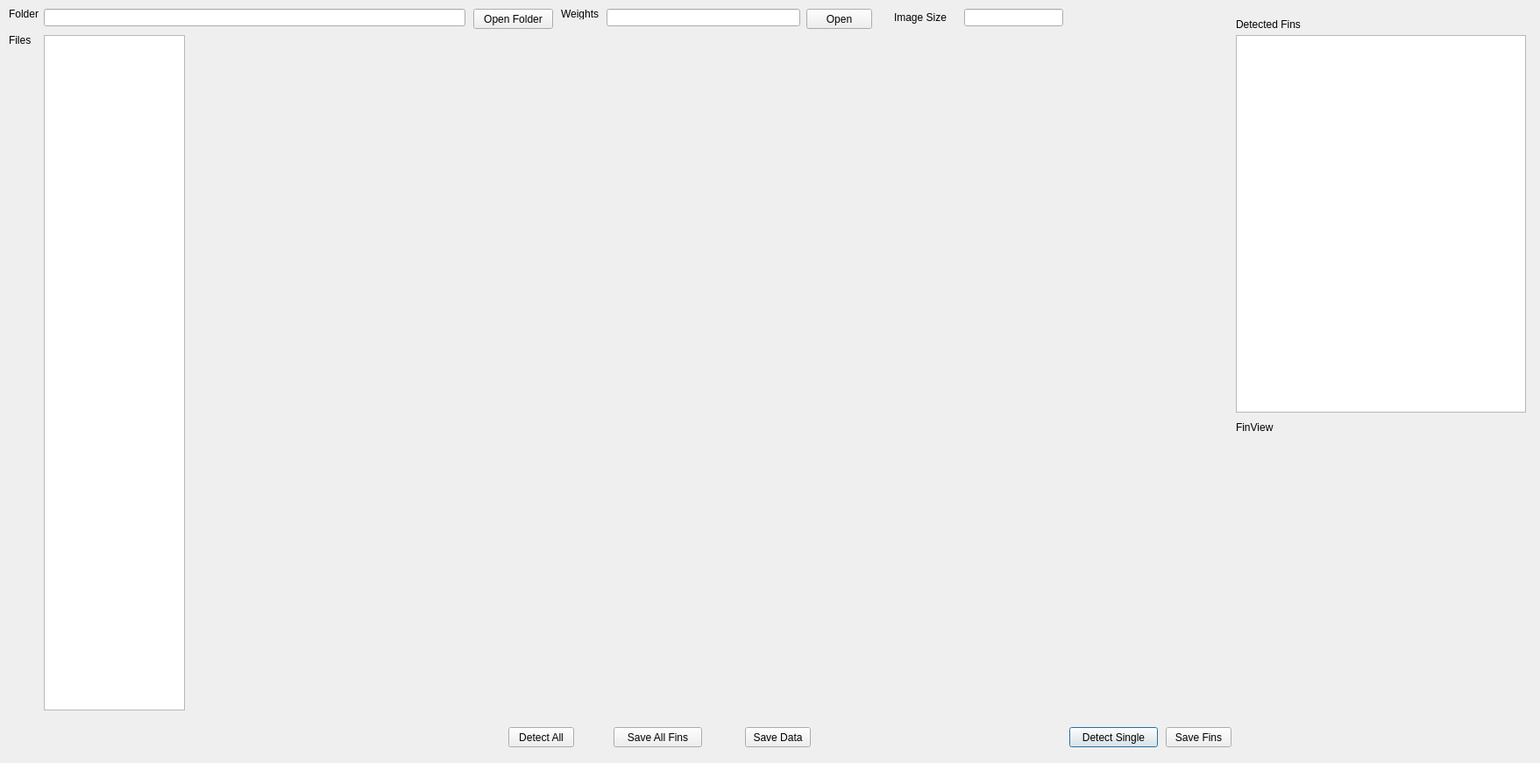
<?xml version="1.0" encoding="UTF-8"?>
<ui version="4.0">
 <class>DolfinDetector</class>
 <widget class="QDialog" name="DolfinDetector">
  <property name="geometry">
   <rect>
    <x>0</x>
    <y>0</y>
    <width>1757</width>
    <height>871</height>
   </rect>
  </property>
  <property name="windowTitle">
   <string>DolfinDetector</string>
  </property>
  <widget class="QPushButton" name="btnDetectSingle">
   <property name="geometry">
    <rect>
     <x>1220</x>
     <y>830</y>
     <width>101</width>
     <height>23</height>
    </rect>
   </property>
   <property name="text">
    <string>Detect Single</string>
   </property>
  </widget>
  <widget class="QLineEdit" name="lineEdit">
   <property name="geometry">
    <rect>
     <x>50</x>
     <y>10</y>
     <width>481</width>
     <height>20</height>
    </rect>
   </property>
  </widget>
  <widget class="QPushButton" name="btnOpenFolder">
   <property name="geometry">
    <rect>
     <x>540</x>
     <y>10</y>
     <width>91</width>
     <height>23</height>
    </rect>
   </property>
   <property name="text">
    <string>Open Folder</string>
   </property>
  </widget>
  <widget class="QLabel" name="lblMainView">
   <property name="geometry">
    <rect>
     <x>230</x>
     <y>40</y>
     <width>1161</width>
     <height>771</height>
    </rect>
   </property>
   <property name="text">
    <string/>
   </property>
  </widget>
  <widget class="QListWidget" name="lstDetectionList">
   <property name="geometry">
    <rect>
     <x>1410</x>
     <y>40</y>
     <width>331</width>
     <height>431</height>
    </rect>
   </property>
   <property name="iconSize">
    <size>
     <width>256</width>
     <height>256</height>
    </size>
   </property>
  </widget>
  <widget class="QLabel" name="lblFinView">
   <property name="geometry">
    <rect>
     <x>1410</x>
     <y>500</y>
     <width>331</width>
     <height>311</height>
    </rect>
   </property>
   <property name="text">
    <string/>
   </property>
  </widget>
  <widget class="QListWidget" name="lstFileList">
   <property name="geometry">
    <rect>
     <x>50</x>
     <y>40</y>
     <width>161</width>
     <height>771</height>
    </rect>
   </property>
  </widget>
  <widget class="QLabel" name="lblFolder">
   <property name="geometry">
    <rect>
     <x>10</x>
     <y>10</y>
     <width>56</width>
     <height>12</height>
    </rect>
   </property>
   <property name="text">
    <string>Folder</string>
   </property>
  </widget>
  <widget class="QLabel" name="lblFiles">
   <property name="geometry">
    <rect>
     <x>10</x>
     <y>40</y>
     <width>56</width>
     <height>12</height>
    </rect>
   </property>
   <property name="text">
    <string>Files</string>
   </property>
  </widget>
  <widget class="QLabel" name="lblFinList">
   <property name="geometry">
    <rect>
     <x>1410</x>
     <y>20</y>
     <width>81</width>
     <height>16</height>
    </rect>
   </property>
   <property name="text">
    <string>Detected Fins</string>
   </property>
  </widget>
  <widget class="QPushButton" name="btnDetectAll">
   <property name="geometry">
    <rect>
     <x>580</x>
     <y>830</y>
     <width>75</width>
     <height>23</height>
    </rect>
   </property>
   <property name="text">
    <string>Detect All</string>
   </property>
  </widget>
  <widget class="QLabel" name="lblFinList_2">
   <property name="geometry">
    <rect>
     <x>1410</x>
     <y>480</y>
     <width>81</width>
     <height>16</height>
    </rect>
   </property>
   <property name="text">
    <string>FinView</string>
   </property>
  </widget>
  <widget class="QPushButton" name="btnSaveFins">
   <property name="geometry">
    <rect>
     <x>1330</x>
     <y>830</y>
     <width>75</width>
     <height>23</height>
    </rect>
   </property>
   <property name="text">
    <string>Save Fins</string>
   </property>
  </widget>
  <widget class="QPushButton" name="btnSaveAllFins">
   <property name="geometry">
    <rect>
     <x>700</x>
     <y>830</y>
     <width>101</width>
     <height>23</height>
    </rect>
   </property>
   <property name="text">
    <string>Save All Fins</string>
   </property>
  </widget>
  <widget class="QPushButton" name="btnSaveData">
   <property name="geometry">
    <rect>
     <x>850</x>
     <y>830</y>
     <width>75</width>
     <height>23</height>
    </rect>
   </property>
   <property name="text">
    <string>Save Data</string>
   </property>
  </widget>
  <widget class="QLabel" name="lblWeights">
   <property name="geometry">
    <rect>
     <x>640</x>
     <y>10</y>
     <width>56</width>
     <height>12</height>
    </rect>
   </property>
   <property name="text">
    <string>Weights</string>
   </property>
  </widget>
  <widget class="QLineEdit" name="edtWeights">
   <property name="geometry">
    <rect>
     <x>692</x>
     <y>10</y>
     <width>221</width>
     <height>20</height>
    </rect>
   </property>
  </widget>
  <widget class="QPushButton" name="btnWeights">
   <property name="geometry">
    <rect>
     <x>920</x>
     <y>10</y>
     <width>75</width>
     <height>23</height>
    </rect>
   </property>
   <property name="text">
    <string>Open</string>
   </property>
  </widget>
  <widget class="QLabel" name="lblImageSize">
   <property name="geometry">
    <rect>
     <x>1020</x>
     <y>10</y>
     <width>71</width>
     <height>20</height>
    </rect>
   </property>
   <property name="text">
    <string>Image Size</string>
   </property>
  </widget>
  <widget class="QLineEdit" name="edtImageSize">
   <property name="geometry">
    <rect>
     <x>1100</x>
     <y>10</y>
     <width>113</width>
     <height>20</height>
    </rect>
   </property>
  </widget>
 </widget>
 <resources/>
 <connections/>
</ui>
